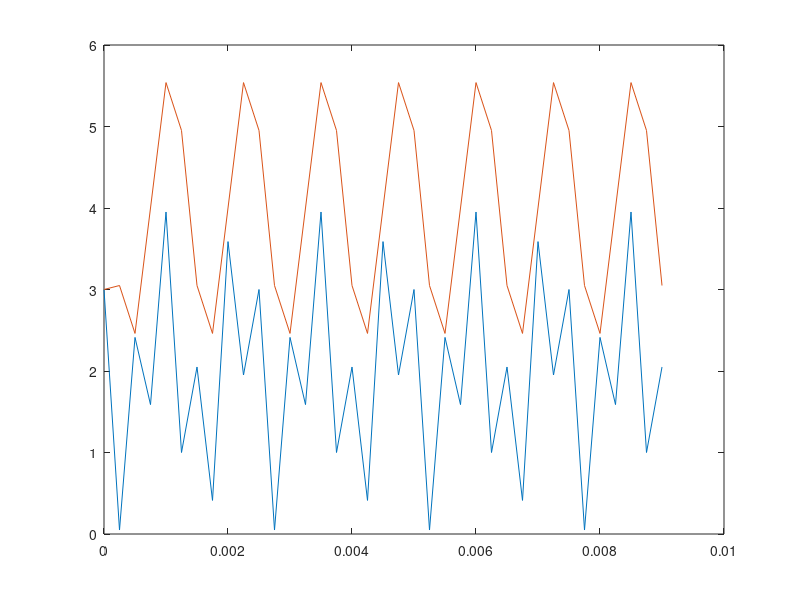

The MATLAB script that drew this image:
%https://ccrma.stanford.edu/~jos/filters/Sine_Wave_Analysis.html
% study the book
%y(n)= x(n)+x(n-1)
close
B=[1,1];
A=[1];
fs=4000; % sample
fpass=fs/2;
fstop=fs-fs/10;
N =20; % test number
T=1/fs;
fmax=fs/2;
df=fmax/(N-2); 
f=0:df:fmax;
tmax=1/df;
t=0:T:tmax;

s= 2+cos(2*pi*fpass*t)+sin(2*pi*2*fstop*t);

y=filter(B,A,s);
plot(t,s);
hold on;
plot(t,y);
##figure(1);
##%freqz_plot(W,H);
##
##semilogx(f:10:Fs/2,20*log(abs(H)));
##grid on;
##figure(2);
##semilogx(f,angle(abs(H)))
##grid on;
